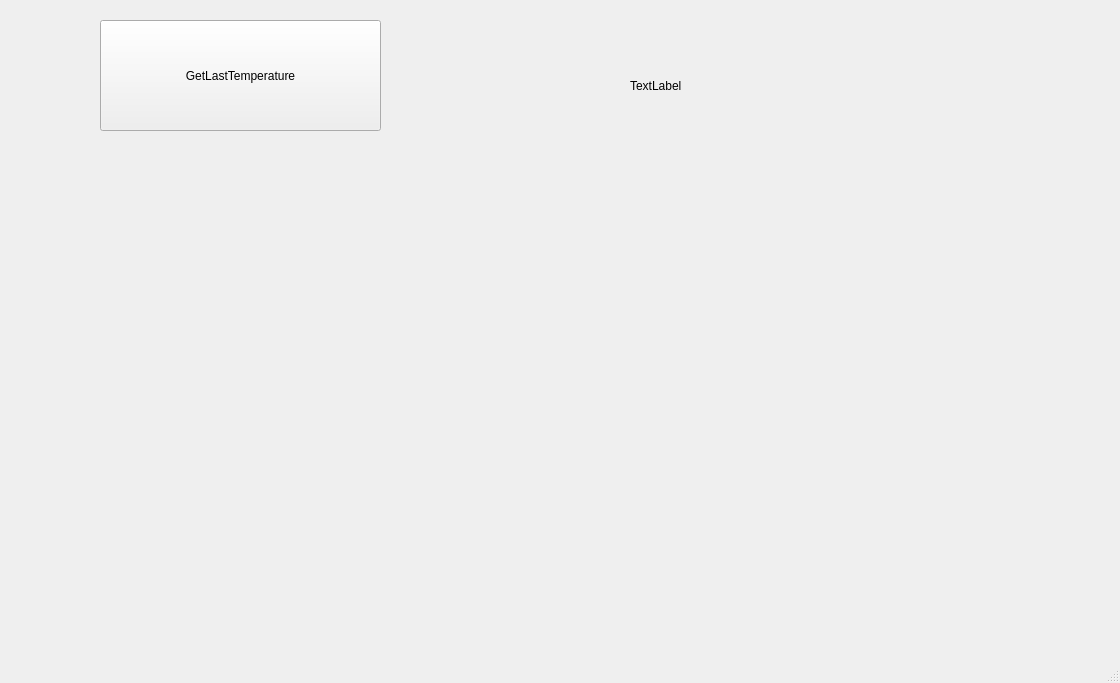
<?xml version="1.0" encoding="UTF-8"?>
<ui version="4.0">
 <class>MainWindow</class>
 <widget class="QMainWindow" name="MainWindow">
  <property name="geometry">
   <rect>
    <x>0</x>
    <y>0</y>
    <width>1120</width>
    <height>683</height>
   </rect>
  </property>
  <property name="windowTitle">
   <string>MainWindow</string>
  </property>
  <widget class="QWidget" name="centralwidget">
   <widget class="QPushButton" name="pushButton">
    <property name="geometry">
     <rect>
      <x>100</x>
      <y>20</y>
      <width>281</width>
      <height>111</height>
     </rect>
    </property>
    <property name="text">
     <string>GetLastTemperature</string>
    </property>
   </widget>
   <widget class="QLabel" name="label">
    <property name="geometry">
     <rect>
      <x>630</x>
      <y>20</y>
      <width>401</width>
      <height>131</height>
     </rect>
    </property>
    <property name="text">
     <string>TextLabel</string>
    </property>
   </widget>
  </widget>
  <widget class="QMenuBar" name="menubar">
   <property name="geometry">
    <rect>
     <x>0</x>
     <y>0</y>
     <width>1120</width>
     <height>26</height>
    </rect>
   </property>
  </widget>
  <widget class="QStatusBar" name="statusbar"/>
 </widget>
 <resources/>
 <connections/>
</ui>
